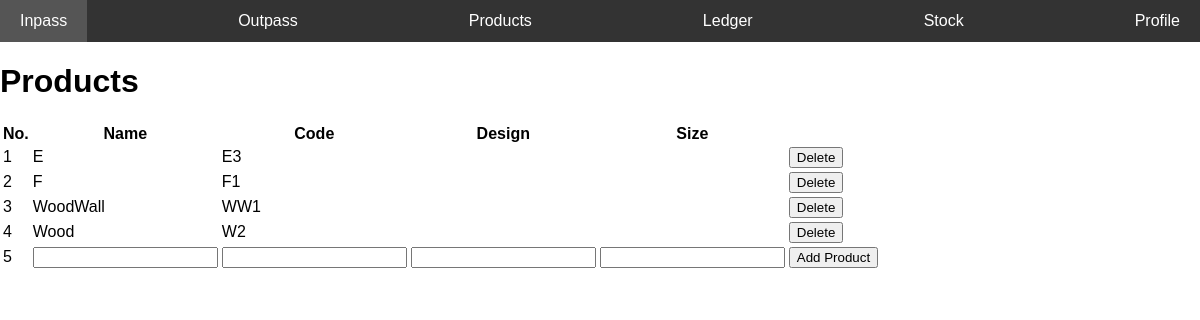
The page /products.php on the database as committed earlier.
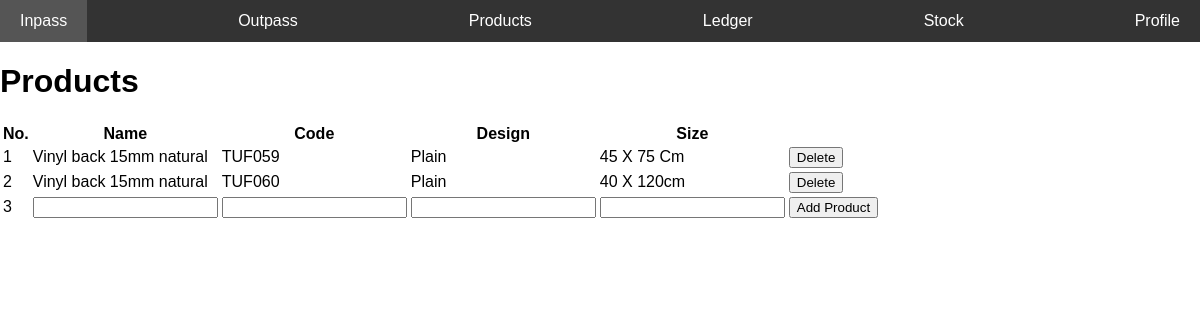
The same page on the database as committed later.
### tables this page shows
CREATE TABLE IF NOT EXISTS `products` (
  `name` varchar(125) NOT NULL,
  `code` varchar(125) NOT NULL,
  `design` varchar(25) NOT NULL,
  `size` varchar(25) NOT NULL,
  `type` varchar(10) NOT NULL DEFAULT 'finished'
);

### products.php (the view, shortened to what this page needs)
<?php
include 'conn.php';
include 'nav.php';
?>
<?php
$sql = "SELECT * from products";
$retval = mysqli_query($conn, $sql);
?>
<html>
<body>
    <div>
        <h1>Products</h1>
        <table>
            <thead>
                <th>No.</th>
                <th>Name</th>
                <th>Code</th>
                <th>Design</th>
                <th>Size</th>
                <th></th>
            </thead>
            <tbody>
                <?php
                $i = 1;
                while ($row = mysqli_fetch_assoc($retval)) {
                    echo "
                    <form method='POST'>
                    <tr>
                    <td>
                    $i
                    </td>
                    <td>
                    {$row['name']}
                    </td>
                    <td>
                    {$row['code']}
                    </td>
                    <td>
                    {$row['design']}
                    </td>
                    <td>
                    {$row['size']}
                    </td>
                    <td>
                    <form method='post' id='delete_product' name='delete_product'>
                    <input type='hidden' name='id' value='{$row['code']}'>
                    <input type='submit' id='delete_product' name='delete_product' value='Delete'>
                    </form>
                    </td>
                    </tr>
                    </form>
                    ";
                    $i = $i + 1;
                }
                ?>
                <tr>
                    <form method="post">
                        <td>
                            <?php echo $i ?>
                        </td>
                        <td><input type="text" required name="name"></td>
                        <td><input type="text" required name="code"></td>
                        <td><input type="text" required name="design"></td>
                        <td><input type="text" required name="size"></td>
                        <td><button name="add">Add Product</button></td>
                    </form>
                </tr>
            </tbody>
        </table>
        <br>
        <br>
    </div>
</body>
</html>

Rows that differ between the two databases and show on the page:
removed products: name "E", code "E3"
removed products: name "F", code "F1"
removed products: name "WoodWall", code "WW1"
removed products: name "Wood", code "W2"
added products: name "Vinyl back 15mm natural", code "TUF059", design "Plain", size "45 X 75 Cm"
added products: name "Vinyl back 15mm natural", code "TUF060", design "Plain", size "40 X 120cm"
Other text that changed with them:
$i: "5" → "3"
